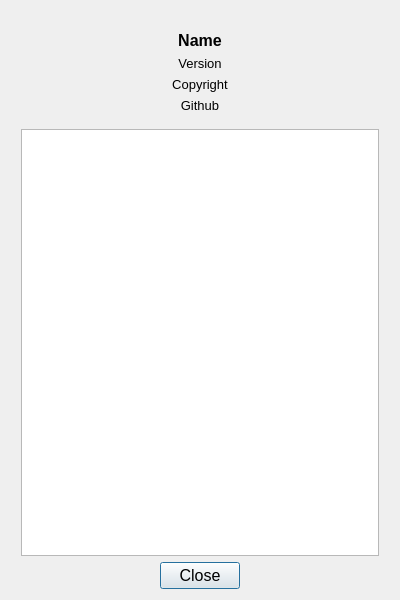
<?xml version="1.0" encoding="UTF-8"?>
<ui version="4.0">
 <class>About</class>
 <widget class="QDialog" name="About">
  <property name="windowModality">
   <enum>Qt::WindowModal</enum>
  </property>
  <property name="geometry">
   <rect>
    <x>0</x>
    <y>0</y>
    <width>400</width>
    <height>600</height>
   </rect>
  </property>
  <property name="sizePolicy">
   <sizepolicy hsizetype="Fixed" vsizetype="Fixed">
    <horstretch>0</horstretch>
    <verstretch>0</verstretch>
   </sizepolicy>
  </property>
  <property name="minimumSize">
   <size>
    <width>400</width>
    <height>600</height>
   </size>
  </property>
  <property name="maximumSize">
   <size>
    <width>400</width>
    <height>600</height>
   </size>
  </property>
  <property name="windowTitle">
   <string/>
  </property>
  <property name="sizeGripEnabled">
   <bool>false</bool>
  </property>
  <layout class="QVBoxLayout" name="verticalLayout_2">
   <item>
    <layout class="QVBoxLayout" name="verticalLayout">
     <property name="leftMargin">
      <number>10</number>
     </property>
     <property name="rightMargin">
      <number>10</number>
     </property>
     <item>
      <layout class="QHBoxLayout" name="horizontalLayout">
       <item>
        <widget class="QLabel" name="label">
         <property name="sizePolicy">
          <sizepolicy hsizetype="Preferred" vsizetype="Preferred">
           <horstretch>0</horstretch>
           <verstretch>0</verstretch>
          </sizepolicy>
         </property>
         <property name="maximumSize">
          <size>
           <width>128</width>
           <height>128</height>
          </size>
         </property>
         <property name="text">
          <string/>
         </property>
         <property name="pixmap">
          <pixmap resource="jobman.qrc">:/icons/resources/AppIcon.png</pixmap>
         </property>
         <property name="scaledContents">
          <bool>true</bool>
         </property>
        </widget>
       </item>
      </layout>
     </item>
     <item>
      <widget class="QLabel" name="name">
       <property name="sizePolicy">
        <sizepolicy hsizetype="Preferred" vsizetype="Preferred">
         <horstretch>0</horstretch>
         <verstretch>0</verstretch>
        </sizepolicy>
       </property>
       <property name="font">
        <font>
         <pointsize>12</pointsize>
         <bold>true</bold>
        </font>
       </property>
       <property name="text">
        <string>Name</string>
       </property>
       <property name="alignment">
        <set>Qt::AlignCenter</set>
       </property>
      </widget>
     </item>
     <item>
      <widget class="QLabel" name="version">
       <property name="font">
        <font>
         <pointsize>10</pointsize>
        </font>
       </property>
       <property name="text">
        <string>Version</string>
       </property>
       <property name="alignment">
        <set>Qt::AlignCenter</set>
       </property>
      </widget>
     </item>
     <item>
      <widget class="QLabel" name="copyright">
       <property name="font">
        <font>
         <pointsize>10</pointsize>
        </font>
       </property>
       <property name="text">
        <string>Copyright</string>
       </property>
       <property name="alignment">
        <set>Qt::AlignCenter</set>
       </property>
       <property name="wordWrap">
        <bool>true</bool>
       </property>
      </widget>
     </item>
     <item>
      <widget class="QLabel" name="github">
       <property name="font">
        <font>
         <pointsize>10</pointsize>
        </font>
       </property>
       <property name="text">
        <string>Github</string>
       </property>
       <property name="alignment">
        <set>Qt::AlignCenter</set>
       </property>
      </widget>
     </item>
     <item>
      <spacer name="verticalSpacer">
       <property name="orientation">
        <enum>Qt::Vertical</enum>
       </property>
       <property name="sizeType">
        <enum>QSizePolicy::Fixed</enum>
       </property>
       <property name="sizeHint" stdset="0">
        <size>
         <width>20</width>
         <height>10</height>
        </size>
       </property>
      </spacer>
     </item>
     <item>
      <widget class="QTextBrowser" name="licenses">
       <property name="font">
        <font>
         <pointsize>10</pointsize>
        </font>
       </property>
      </widget>
     </item>
    </layout>
   </item>
   <item>
    <layout class="QHBoxLayout" name="horizontalLayout_3">
     <property name="spacing">
      <number>-1</number>
     </property>
     <property name="topMargin">
      <number>0</number>
     </property>
     <item>
      <spacer name="horizontalSpacer_2">
       <property name="orientation">
        <enum>Qt::Horizontal</enum>
       </property>
       <property name="sizeHint" stdset="0">
        <size>
         <width>40</width>
         <height>20</height>
        </size>
       </property>
      </spacer>
     </item>
     <item>
      <widget class="QPushButton" name="close">
       <property name="font">
        <font>
         <pointsize>12</pointsize>
        </font>
       </property>
       <property name="text">
        <string>Close</string>
       </property>
      </widget>
     </item>
     <item>
      <spacer name="horizontalSpacer">
       <property name="orientation">
        <enum>Qt::Horizontal</enum>
       </property>
       <property name="sizeHint" stdset="0">
        <size>
         <width>40</width>
         <height>20</height>
        </size>
       </property>
      </spacer>
     </item>
    </layout>
   </item>
  </layout>
 </widget>
 <resources>
  <include location="jobman.qrc"/>
  <include location="jobman.qrc"/>
 </resources>
 <connections>
  <connection>
   <sender>close</sender>
   <signal>clicked()</signal>
   <receiver>About</receiver>
   <slot>close()</slot>
   <hints>
    <hint type="sourcelabel">
     <x>199</x>
     <y>571</y>
    </hint>
    <hint type="destinationlabel">
     <x>199</x>
     <y>299</y>
    </hint>
   </hints>
  </connection>
 </connections>
</ui>
